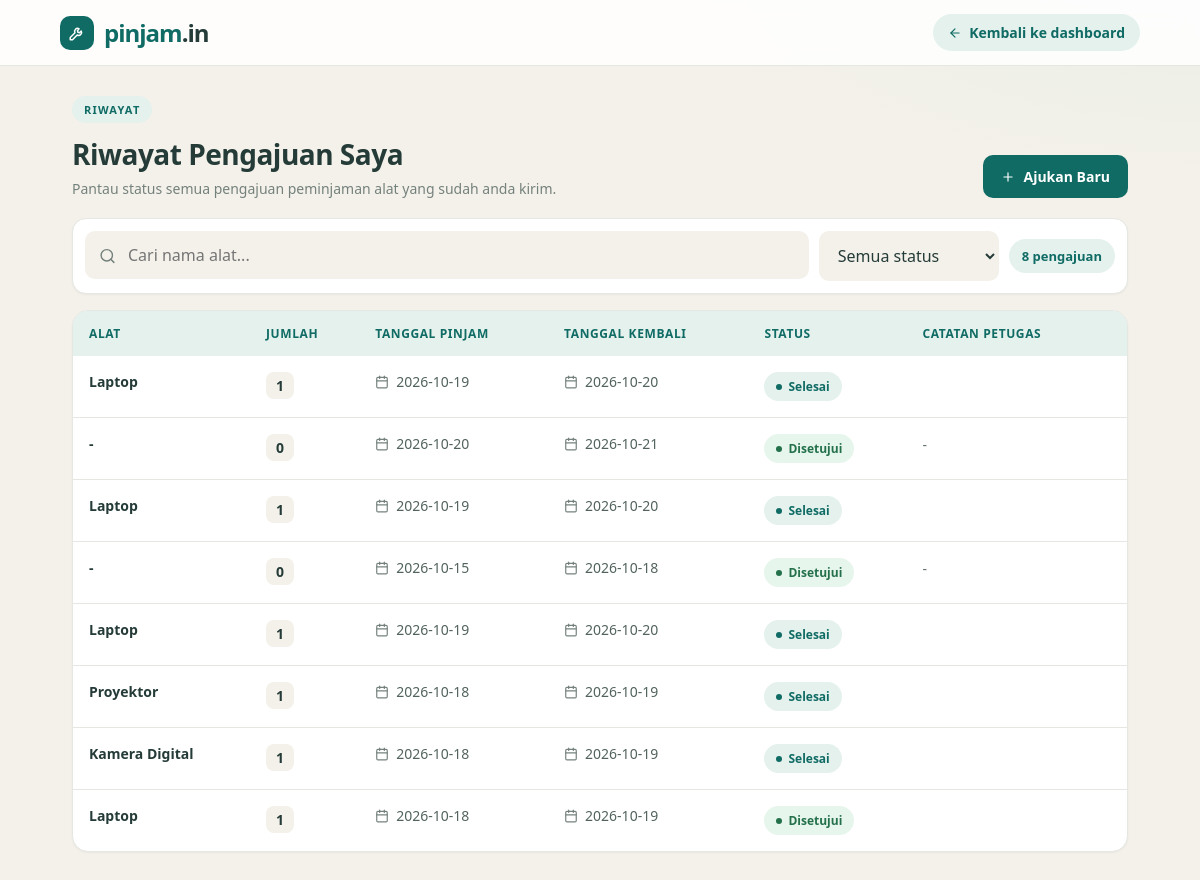
/Controller/c_pengajuan.php?aksi=riwayat (signed in), run on the app's committed database.
### tables this page shows
CREATE TABLE `detail_peminjaman` (
  `id_detail` int(11) NOT NULL,
  `id_peminjaman` int(11) NOT NULL,
  `id_alat` int(11) NOT NULL,
  `jumlah` int(11) NOT NULL DEFAULT 1,
  `kondisi_keluar` varchar(50) DEFAULT NULL
);

CREATE TABLE `alat` (
  `id_alat` int(11) NOT NULL,
  `kode_alat` varchar(20) NOT NULL,
  `nama_alat` varchar(100) NOT NULL,
  `id_kategori` int(11) NOT NULL,
  `merk` varchar(50) DEFAULT NULL,
  `jumlah` int(11) NOT NULL DEFAULT 1,
  `kondisi` enum('baik','rusak_ringan','rusak_berat') NOT NULL DEFAULT 'baik',
  `status` enum('tersedia','dipinjam','tidak_aktif') NOT NULL DEFAULT 'tersedia',
  `deskripsi` text DEFAULT NULL
);

CREATE TABLE `peminjaman` (
  `id_peminjaman` int(11) NOT NULL,
  `id_user` int(11) NOT NULL,
  `tanggal_pengajuan` date NOT NULL,
  `tanggal_pinjam` date NOT NULL,
  `tanggal_kembali_rencana` date NOT NULL,
  `keperluan` text DEFAULT NULL,
  `status` enum('menunggu','disetujui','ditolak','selesai') NOT NULL DEFAULT 'menunggu',
  `disetujui_oleh` int(11) DEFAULT NULL,
  `keterangan` text DEFAULT NULL
);

### Model/m_peminjaman.php (called while the page is built, shortened)
<?php
class m_peminjaman
{
    private function koneksi()
    {
        $db = new koneksi();
        return $db->koneksi;
    }
    public function pengajuan_saya($id_user)
    {
        $conn = $this->koneksi();
        $stmt = mysqli_prepare(
            $conn,
            "SELECT p.*, a.nama_alat, d.jumlah
             FROM peminjaman p
             LEFT JOIN detail_peminjaman d
                ON p.id_peminjaman = d.id_peminjaman
             LEFT JOIN alat a ON d.id_alat = a.id_alat
             WHERE p.id_user = ?
             ORDER BY p.id_peminjaman DESC"
        );
        mysqli_stmt_bind_param($stmt, "i", $id_user);
        mysqli_stmt_execute($stmt);
        $query = mysqli_stmt_get_result($stmt);
        $hasil = [];
        while ($row = mysqli_fetch_assoc($query)) {
            $hasil[] = $row;
        }
        return $hasil;
    }
}
?>

### View/v_riwayat_pengajuan.php (the view, shortened to what this page needs)
<?php
$daftar = (isset($data_pengajuan) && is_array($data_pengajuan)) ? $data_pengajuan : [];
function kelas_status_riwayat($status)
{
    $s = strtolower(trim((string) $status));
    if (in_array($s, ["disetujui", "approved", "dipinjam", "diterima"], true)) {
        return "ok";
    }
    if (in_array($s, ["selesai", "dikembalikan", "kembali"], true)) {
        return "done";
    }
    return "neutral";
}
function label_status_riwayat($status)
{
    $label = str_replace("_", " ", (string) $status);
    return $label !== "" ? ucfirst($label) : "-";
}
$total = count($daftar);
?>
<!DOCTYPE html>
<html lang="id">
<head>
</head>
<body>
<header class="navbar">
    <a href="../View/v_homepeminjam.php" class="brand">
        <div class="brand-mark">
            <svg class="ic" viewBox="0 0 24 24"><path d="M14.7 6.3a4 4 0 0 0-5.4 5.4L3 18v3h3l6.3-6.3a4 4 0 0 0 5.4-5.4l-2.4 2.4-2.1-.6-.6-2.1z"/></svg>
        </div>
        <div>pinjam<span>.in</span></div>
    </a>
    <a class="nav-back" href="../View/v_homepeminjam.php">
        <svg class="ic" viewBox="0 0 24 24"><path d="M19 12H5"/><path d="m12 19-7-7 7-7"/></svg>
        Kembali ke dashboard
    </a>
</header>
<main class="container">
    <div class="page-title">
        <div>
            <small>RIWAYAT</small>
            <h1>Riwayat Pengajuan Saya</h1>
            <p>Pantau status semua pengajuan peminjaman alat yang sudah anda kirim.</p>
        </div>
        <a class="btn-primary" href="../View/v_homepeminjam.php#daftar-alat">
            <svg class="ic" viewBox="0 0 24 24"><path d="M12 5v14"/><path d="M5 12h14"/></svg>
            Ajukan Baru
        </a>
    </div>
    <?php if (!empty($daftar)): ?>
        <div class="toolbar">
            <div class="search-wrap">
                <input type="search" id="cariRiwayat"
                       placeholder="Cari nama alat..."
                       aria-label="Cari riwayat">
            </div>
            <select id="filterStatus" aria-label="Filter status">
                <option value="">Semua status</option>
            </select>
            <div class="result-count" id="hitungRiwayat"><?= $total ?> pengajuan</div>
        </div>
    <?php endif; ?>
    <div class="panel">
        <?php if (empty($daftar)): ?>
            <div class="empty-state" style="background:#fff;border:1px dashed #cfd6d0;border-radius:16px;">
                <svg class="ic" viewBox="0 0 24 24"><circle cx="12" cy="12" r="10"/><path d="M12 6v6l4 2"/></svg>
                Lo belum memiliki pengajuan peminjaman.
                <br>
                <a class="btn-primary" href="../View/v_homepeminjam.php#daftar-alat">
                    Cari alat untuk dipinjam
                </a>
            </div>
        <?php else: ?>
            <div class="table-wrap">
                <table>
                    <thead>
                        <tr>
                            <th>Alat</th>
                            <th>Jumlah</th>
                            <th>Tanggal pinjam</th>
                            <th>Tanggal kembali</th>
                            <th>Status</th>
                            <th>Catatan petugas</th>
                        </tr>
                    </thead>
                    <tbody id="isiRiwayat">
                        <?php foreach ($daftar as $p): ?>
                            <?php
                            $namaAlat = $p["nama_alat"] ?? "-";
                            $statusRaw = (string) ($p["status"] ?? "");
                            ?>
                            <tr class="baris"
                                data-nama="<?= htmlspecialchars(strtolower($namaAlat)) ?>"
                                data-status="<?= htmlspecialchars(strtolower($statusRaw)) ?>">
                                <td data-label="Alat">
                                    <span class="nama-alat"><?= htmlspecialchars($namaAlat) ?></span>
                                </td>
                                <td data-label="Jumlah">
                                    <span class="qty"><?= (int) ($p["jumlah"] ?? 0) ?></span>
                                </td>
                                <td data-label="Tanggal pinjam">
                                    <span class="tanggal">
                                        <svg class="ic" viewBox="0 0 24 24"><rect x="3" y="4" width="18" height="18" rx="2"/><path d="M16 2v4"/><path d="M8 2v4"/><path d="M3 10h18"/></svg>
                                        <?= htmlspecialchars($p["tanggal_pinjam"] ?? "-") ?>
                                    </span>
                                </td>
                                <td data-label="Tanggal kembali">
                                    <span class="tanggal">
                                        <svg class="ic" viewBox="0 0 24 24"><rect x="3" y="4" width="18" height="18" rx="2"/><path d="M16 2v4"/><path d="M8 2v4"/><path d="M3 10h18"/></svg>
                                        <?= htmlspecialchars($p["tanggal_kembali_rencana"] ?? "-") ?>
                                    </span>
                                </td>
                                <td data-label="Status">
                                    <span class="badge <?= kelas_status_riwayat($statusRaw) ?>">
                                        <?= htmlspecialchars(label_status_riwayat($statusRaw)) ?>
                                    </span>
                                </td>
                                <td data-label="Catatan petugas" class="catatan">
                                    <?= nl2br(htmlspecialchars($p["keterangan"] ?? "-")) ?>
                                </td>
                            </tr>
                        <?php endforeach; ?>
                    </tbody>
                </table>
            </div>
        <?php endif; ?>
    </div>
</main>
</body>
</html>

### data on the page
detail_peminjaman: id_alat.nama_alat "Laptop", jumlah "1", id_peminjaman.tanggal_pinjam "2026-10-19", id_peminjaman.tanggal_kembali_rencana "2026-10-20", id_peminjaman.status "Selesai"
peminjaman: namaAlat "-", jumlah "0", tanggal_pinjam "2026-10-20", tanggal_kembali_rencana "2026-10-21", status "Disetujui", keterangan "-"
detail_peminjaman: id_alat.nama_alat "Laptop", jumlah "1", id_peminjaman.tanggal_pinjam "2026-10-19", id_peminjaman.tanggal_kembali_rencana "2026-10-20", id_peminjaman.status "Selesai"
peminjaman: namaAlat "-", jumlah "0", tanggal_pinjam "2026-10-15", tanggal_kembali_rencana "2026-10-18", status "Disetujui", keterangan "-"
detail_peminjaman: id_alat.nama_alat "Laptop", jumlah "1", id_peminjaman.tanggal_pinjam "2026-10-19", id_peminjaman.tanggal_kembali_rencana "2026-10-20", id_peminjaman.status "Selesai"
detail_peminjaman: id_alat.nama_alat "Proyektor", jumlah "1", id_peminjaman.tanggal_pinjam "2026-10-18", id_peminjaman.tanggal_kembali_rencana "2026-10-19", id_peminjaman.status "Selesai"
detail_peminjaman: id_alat.nama_alat "Kamera Digital", jumlah "1", id_peminjaman.tanggal_pinjam "2026-10-18", id_peminjaman.tanggal_kembali_rencana "2026-10-19", id_peminjaman.status "Selesai"
detail_peminjaman: id_alat.nama_alat "Laptop", jumlah "1", id_peminjaman.tanggal_pinjam "2026-10-18", id_peminjaman.tanggal_kembali_rencana "2026-10-19", id_peminjaman.status "Disetujui"

### other printed values
$total "8"
